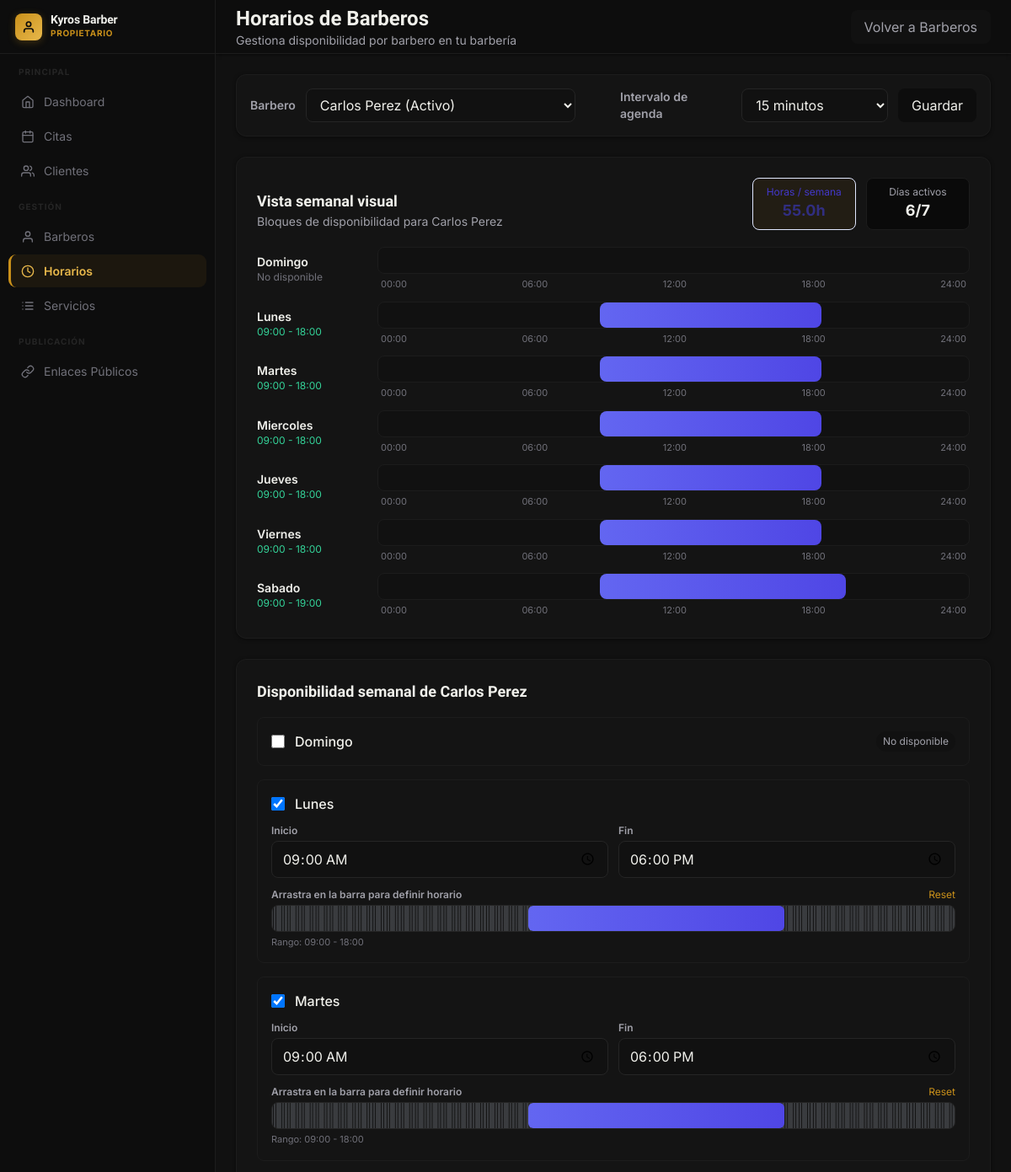
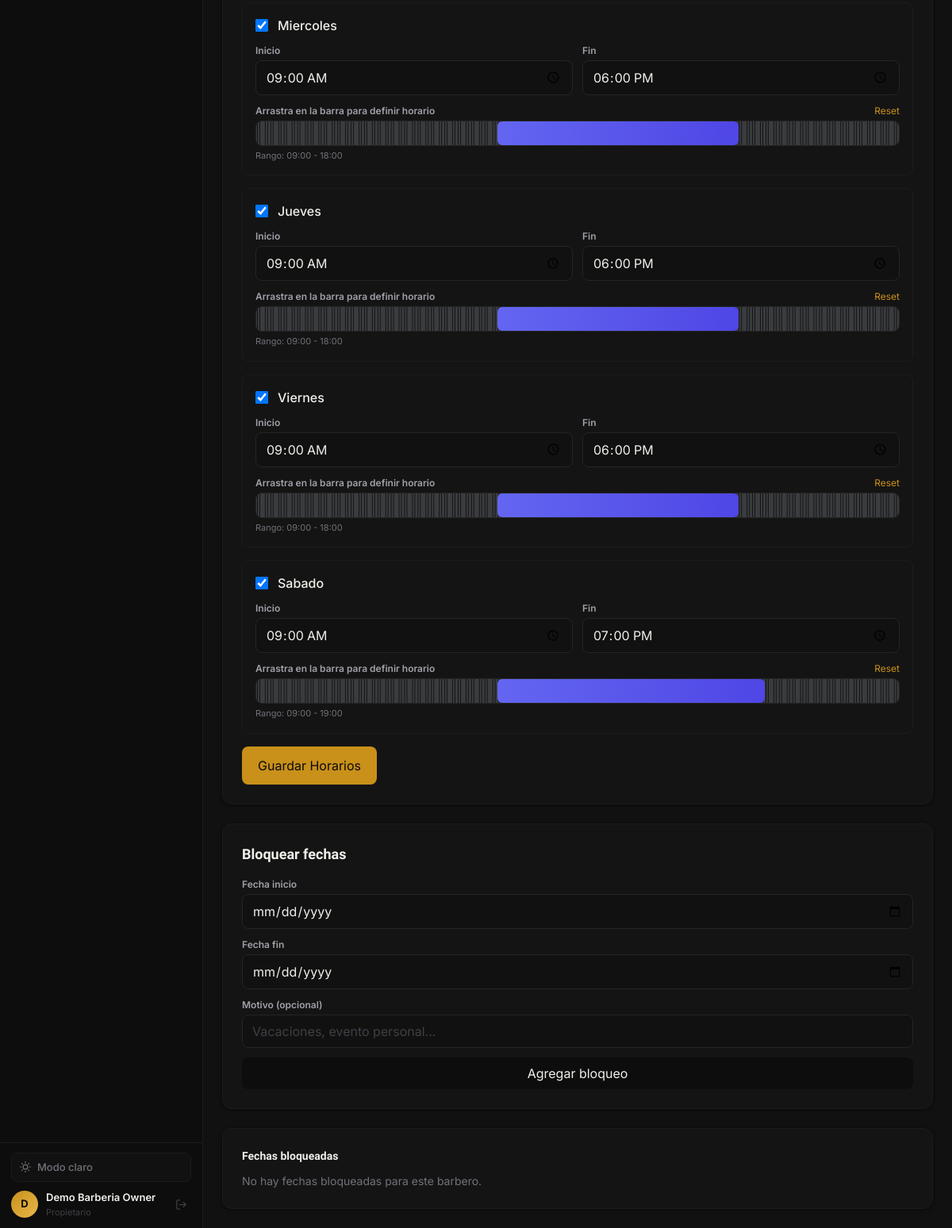
The app's page /dashboard/barber-schedules.php (signed in) with its own data (2 pictures, top to bottom).
### tables this page shows
CREATE TABLE barbers (
    id INT AUTO_INCREMENT PRIMARY KEY,
    barbershop_id INT NOT NULL,
    user_id INT NOT NULL,
    slug VARCHAR(255) NOT NULL,
    specialty TEXT,
    bio TEXT,
    experience_years INT,
    photo VARCHAR(255),
    commission_rate DECIMAL(5, 2) DEFAULT 50.00,
    rating DECIMAL(3, 2) DEFAULT 5.00,
    total_reviews INT DEFAULT 0,
    is_featured BOOLEAN DEFAULT FALSE,
    status ENUM('active', 'inactive', 'vacation') DEFAULT 'active',
    created_at TIMESTAMP DEFAULT CURRENT_TIMESTAMP,
    updated_at TIMESTAMP DEFAULT CURRENT_TIMESTAMP ON UPDATE CURRENT_TIMESTAMP,
    FOREIGN KEY (barbershop_id) REFERENCES barbershops(id) ON DELETE CASCADE,
    FOREIGN KEY (user_id) REFERENCES users(id) ON DELETE CASCADE,
    UNIQUE KEY unique_barber_shop (barbershop_id, user_id),
    UNIQUE KEY unique_barber_slug (barbershop_id, slug),
    INDEX idx_status (status),
    INDEX idx_rating (rating)
);

CREATE TABLE users (
    id INT AUTO_INCREMENT PRIMARY KEY,
    email VARCHAR(255) UNIQUE NOT NULL,
    password VARCHAR(255) NOT NULL,
    full_name VARCHAR(255) NOT NULL,
    phone VARCHAR(20),
    role ENUM('superadmin', 'owner', 'barber', 'client') NOT NULL,
    status ENUM('active', 'inactive', 'suspended') DEFAULT 'active',
    avatar VARCHAR(255),
    created_at TIMESTAMP DEFAULT CURRENT_TIMESTAMP,
    updated_at TIMESTAMP DEFAULT CURRENT_TIMESTAMP ON UPDATE CURRENT_TIMESTAMP,
    last_login TIMESTAMP NULL,
    INDEX idx_email (email),
    INDEX idx_role (role),
    INDEX idx_status (status)
);

CREATE TABLE barber_schedules (
    id INT AUTO_INCREMENT PRIMARY KEY,
    barber_id INT NOT NULL,
    day_of_week TINYINT NOT NULL,
    start_time TIME NOT NULL,
    end_time TIME NOT NULL,
    is_available BOOLEAN DEFAULT TRUE,
    FOREIGN KEY (barber_id) REFERENCES barbers(id) ON DELETE CASCADE,
    INDEX idx_barber_day (barber_id, day_of_week)
);

### dashboard/barber-schedules.php (the view, shortened to what the rows shown need)
<?php
require_once BASE_PATH . '/core/Database.php';
require_once BASE_PATH . '/core/Helpers.php';
$db = Database::getInstance();
$barbershopId = $_SESSION['barbershop_id'];
$barbers = $db->fetchAll(
    "SELECT b.id, b.status, u.full_name
     FROM barbers b
     JOIN users u ON b.user_id = u.id
     WHERE b.barbershop_id = ?
     ORDER BY u.full_name ASC",
    [$barbershopId]
);
$selectedBarberId = (int) input('barber_id', $barbers[0]['id']);
$selectedBarber = null;
foreach ($barbers as $barberItem) {
    if ((int) $barberItem['id'] === $selectedBarberId) {
        $selectedBarber = $barberItem;
        break;
    }
}
$scheduleRows = $db->fetchAll(
    'SELECT day_of_week, start_time, end_time, is_available FROM barber_schedules WHERE barber_id = ? ORDER BY day_of_week ASC',
    [$selectedBarberId]
);
$schedulesByDay = [];
foreach ($scheduleRows as $row) {
    $schedulesByDay[(int) $row['day_of_week']] = $row;
}
$dayNames = [
    0 => 'Domingo',
    1 => 'Lunes',
    2 => 'Martes',
    3 => 'Miercoles',
    4 => 'Jueves',
    5 => 'Viernes',
    6 => 'Sabado'
];
include BASE_PATH . '/includes/header.php';
?>
<div class="min-h-screen bg-gray-100" x-data="{ sidebarOpen: false }">
    <div class="lg:pl-64">
        <div class="sticky top-0 z-40 flex h-16 bg-white border-b border-gray-200 shadow-sm">
            <div class="flex items-center justify-between flex-1 px-4 sm:px-6">
                <div>
                    <h1 class="text-2xl font-bold text-gray-900">Horarios de Barberos</h1>
                </div>
            </div>
        </div>
        <main class="p-6 space-y-6">
            <div class="bg-white rounded-xl shadow-sm border border-gray-100 p-6">
                <div class="flex flex-col md:flex-row md:items-end md:justify-between gap-4 mb-5">
                    <div>
                        <h2 class="text-lg font-semibold text-gray-900">Vista semanal visual</h2>
                        <p class="text-sm text-gray-600">Bloques de disponibilidad para <?php echo e($selectedBarber['full_name']); ?></p>
                    </div>
                </div>
            </div>
            <div class="grid grid-cols-1 xl:grid-cols-3 gap-6">
                <div class="xl:col-span-2 bg-white rounded-xl shadow-sm border border-gray-100 p-6">
                    <h2 class="text-lg font-semibold text-gray-900 mb-4">Disponibilidad semanal de <?php echo e($selectedBarber['full_name']); ?></h2>
                    <form method="POST" class="space-y-4">
                        <?php foreach ($dayNames as $dayNum => $dayName):
                            $schedule = $schedulesByDay[$dayNum] ?? null;
                            $isActive = $schedule ? (int) $schedule['is_available'] === 1 : ($dayNum >= 1 && $dayNum <= 6);
                            $startVal = $schedule ? substr($schedule['start_time'], 0, 5) : '09:00';
                            $endVal = $schedule ? substr($schedule['end_time'], 0, 5) : '18:00';
                        ?>
                            <div class="border border-gray-200 rounded-lg p-4" x-data="{ active: <?php echo $isActive ? 'true' : 'false'; ?> }">
                                <div class="flex items-center justify-between gap-4">
                                    <label class="flex items-center gap-3 cursor-pointer">
                                        <input type="checkbox" name="days[<?php echo $dayNum; ?>][active]" x-model="active" <?php echo $isActive ? 'checked' : ''; ?> class="h-4 w-4 text-indigo-600 rounded border-gray-300 js-day-active" data-day="<?php echo $dayNum; ?>">
                                        <span class="font-medium text-gray-900"><?php echo $dayName; ?></span>
                                    </label>
                                </div>
                                <div x-show="active" class="grid grid-cols-1 sm:grid-cols-2 gap-3 mt-3">
                                    <div>
                                        <label class="block text-xs font-semibold text-gray-600 mb-1">Inicio</label>
                                        <input type="time" id="day-start-<?php echo $dayNum; ?>" name="days[<?php echo $dayNum; ?>][start_time]" value="<?php echo $startVal; ?>" class="w-full px-3 py-2 border border-gray-300 rounded-lg js-day-start" data-day="<?php echo $dayNum; ?>">
                                    </div>
                                    <div>
                                        <label class="block text-xs font-semibold text-gray-600 mb-1">Fin</label>
                                        <input type="time" id="day-end-<?php echo $dayNum; ?>" name="days[<?php echo $dayNum; ?>][end_time]" value="<?php echo $endVal; ?>" class="w-full px-3 py-2 border border-gray-300 rounded-lg js-day-end" data-day="<?php echo $dayNum; ?>">
                                    </div>
                                </div>
                                <div x-show="active" class="mt-3">
                                    <div class="flex items-center justify-between mb-1">
                                        <label class="block text-xs font-semibold text-gray-600">Arrastra en la barra para definir horario</label>
                                        <button type="button" class="text-xs text-indigo-600 hover:text-indigo-700 js-range-reset" data-day="<?php echo $dayNum; ?>">Reset</button>
                                    </div>
                                    <div class="relative h-8 rounded-lg border border-gray-300 bg-gradient-to-r from-gray-50 to-gray-100 overflow-hidden select-none touch-none cursor-ew-resize js-range-picker"
                                         data-day="<?php echo $dayNum; ?>"
                                         style="background-size: calc(100% / 24) 100%; background-image: repeating-linear-gradient(to right, transparent, transparent calc((100% / 24) - 1px), rgba(156, 163, 175, 0.28) calc((100% / 24) - 1px), rgba(156, 163, 175, 0.28) calc(100% / 24));">
                                        <div class="absolute inset-y-0 rounded-md bg-gradient-to-r from-indigo-500 to-indigo-600 js-range-fill"></div>
                                    </div>
                                    <p id="day-range-label-<?php echo $dayNum; ?>" class="text-[11px] text-gray-500 mt-1">Rango: <?php echo e($startVal); ?> - <?php echo e($endVal); ?></p>
                                </div>
                            </div>
                        <?php endforeach; ?>
                        <button type="submit" class="px-5 py-3 bg-indigo-600 text-white rounded-lg hover:bg-indigo-700">Guardar Horarios</button>
                    </form>
                </div>
            </div>
        </main>
    </div>
</div>
<?php include BASE_PATH . '/includes/footer.php'; ?>

### records on screen
barbers: user.full_name "Carlos Perez"
barber_schedules: is_available "☑", start_time "09:00", end_time "18:00"
barber_schedules: is_available "☑", start_time "09:00", end_time "18:00"
barber_schedules: is_available "☑", start_time "09:00", end_time "18:00"
barber_schedules: is_available "☑", start_time "09:00", end_time "18:00"
barber_schedules: is_available "☑", start_time "09:00", end_time "18:00"
barber_schedules: is_available "☑", start_time "09:00", end_time "19:00"

### other values on screen
substr($_SESSION['user_name'] ?? 'O', 0, 1) "D"
$_SESSION['user_name'] "Demo Barberia Owner"
$weeklyTotalHours "55.0"
count(array_filter($weeklyBlocks, fn($b) => $b['is_active'])) "6"
$block['name'] "Domingo"
$block['name'] "Lunes"
$block['start'] "09:00"
$block['end'] "18:00"
$block['name'] "Martes"
$block['name'] "Miercoles"
$block['name'] "Jueves"
$block['name'] "Viernes"
$block['name'] "Sabado"
$block['end'] "19:00"
$dayName "Domingo"
